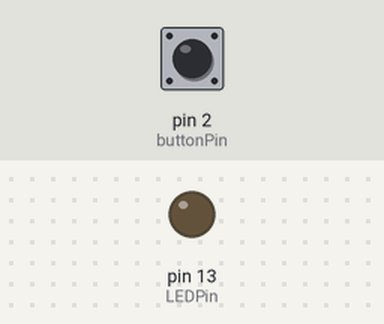
Simulated run of this sketch. Board: Arduino Uno, built with avr-gcc and run on an emulated ATmega328P. Parts: output pins drawn as LEDs (lit = HIGH). The inputs (shaded band) are chosen by the test bench; at power-on: pin 2 (buttonPin) LOW.

Above: at 1.2 s.
1.3 s: pin 2 (buttonPin) pulled HIGH for 0.15 s
At 1.37 s:
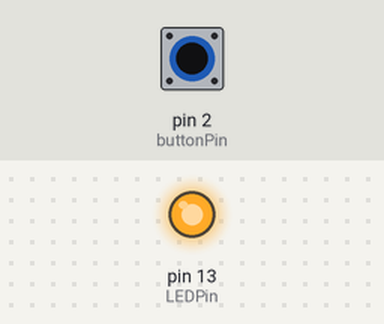
2.9 s: pin 2 (buttonPin) pulled HIGH for 3.2 s
At 6.4 s:
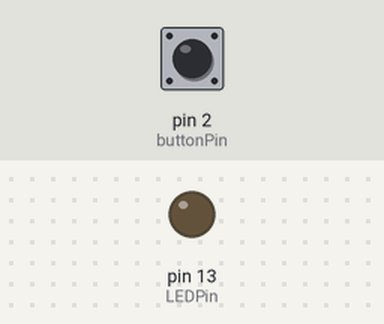
Timing chart, 0 to 7.9 s (numbered marks = the images above; inputs shaded):
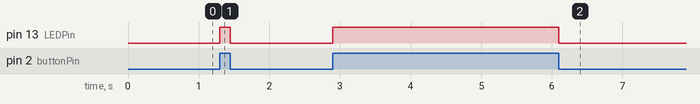

The sketch:

Button2.ino
```cpp
int buttonPin = 2;     //the number of the pushbutton pin
int LEDPin =  13;      //the number of the LED pin
int buttonState = 0;    //this variable will change value


void setup() {

 // initialize the LED pin as an output
  pinMode(LEDPin, OUTPUT);

  // initialize the pushbutton pin as an input
  pinMode(buttonPin, INPUT);

}


void loop() {

  // read the state of the pushbutton value:
  buttonState = digitalRead(buttonPin);

  // check if the pushbutton is pressed.
  //If it is, the buttonState is HIGH:

  if (buttonState == HIGH) {
    // turn LED on:
    digitalWrite(LEDPin, HIGH);
  }
  else digitalWrite(LEDPin, LOW); // turn LED off:

}
```

Measured:
- after the input at 1.3 s, pin 13 (LEDPin): LOW → HIGH at once, → LOW 0.15 s later
- after the input at 2.9 s, pin 13 (LEDPin): LOW → HIGH at once, → LOW 3.2 s later
